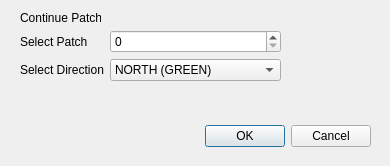
<?xml version="1.0" encoding="UTF-8"?>
<ui version="4.0">
 <class>ContinuePatchWindow</class>
 <widget class="QDialog" name="ContinuePatchWindow">
  <property name="geometry">
   <rect>
    <x>0</x>
    <y>0</y>
    <width>390</width>
    <height>166</height>
   </rect>
  </property>
  <property name="windowTitle">
   <string>Dialog</string>
  </property>
  <widget class="QDialogButtonBox" name="buttonBox">
   <property name="geometry">
    <rect>
     <x>30</x>
     <y>120</y>
     <width>341</width>
     <height>32</height>
    </rect>
   </property>
   <property name="orientation">
    <enum>Qt::Horizontal</enum>
   </property>
   <property name="standardButtons">
    <set>QDialogButtonBox::Cancel|QDialogButtonBox::Ok</set>
   </property>
  </widget>
  <widget class="QLabel" name="label">
   <property name="geometry">
    <rect>
     <x>20</x>
     <y>10</y>
     <width>81</width>
     <height>16</height>
    </rect>
   </property>
   <property name="text">
    <string>Continue Patch</string>
   </property>
  </widget>
  <widget class="QWidget" name="formLayoutWidget">
   <property name="geometry">
    <rect>
     <x>20</x>
     <y>30</y>
     <width>261</width>
     <height>71</height>
    </rect>
   </property>
   <layout class="QFormLayout" name="formLayout">
    <item row="1" column="0">
     <widget class="QLabel" name="label_2">
      <property name="text">
       <string>Select Direction</string>
      </property>
     </widget>
    </item>
    <item row="1" column="1">
     <widget class="QComboBox" name="direction_combo_box">
      <item>
       <property name="text">
        <string>NORTH (GREEN)</string>
       </property>
      </item>
      <item>
       <property name="text">
        <string>NORTH-WEST (BROWN)</string>
       </property>
      </item>
      <item>
       <property name="text">
        <string>WEST (RED)</string>
       </property>
      </item>
      <item>
       <property name="text">
        <string>SOUTH-WEST (PINK)</string>
       </property>
      </item>
      <item>
       <property name="text">
        <string>SOUTH (ORANGE)</string>
       </property>
      </item>
      <item>
       <property name="text">
        <string>SOUTH-EAST (YELLOW)</string>
       </property>
      </item>
      <item>
       <property name="text">
        <string>EAST (PURPLE)</string>
       </property>
      </item>
      <item>
       <property name="text">
        <string>NORTH-EAST (BLUE)</string>
       </property>
      </item>
     </widget>
    </item>
    <item row="0" column="0">
     <widget class="QLabel" name="label_3">
      <property name="text">
       <string>Select Patch</string>
      </property>
     </widget>
    </item>
    <item row="0" column="1">
     <widget class="QSpinBox" name="selected_patch_spin_box">
      <property name="maximum">
       <number>100</number>
      </property>
     </widget>
    </item>
   </layout>
  </widget>
 </widget>
 <resources/>
 <connections>
  <connection>
   <sender>buttonBox</sender>
   <signal>accepted()</signal>
   <receiver>ContinuePatchWindow</receiver>
   <slot>accept()</slot>
   <hints>
    <hint type="sourcelabel">
     <x>248</x>
     <y>254</y>
    </hint>
    <hint type="destinationlabel">
     <x>157</x>
     <y>274</y>
    </hint>
   </hints>
  </connection>
  <connection>
   <sender>buttonBox</sender>
   <signal>rejected()</signal>
   <receiver>ContinuePatchWindow</receiver>
   <slot>reject()</slot>
   <hints>
    <hint type="sourcelabel">
     <x>316</x>
     <y>260</y>
    </hint>
    <hint type="destinationlabel">
     <x>286</x>
     <y>274</y>
    </hint>
   </hints>
  </connection>
 </connections>
</ui>
